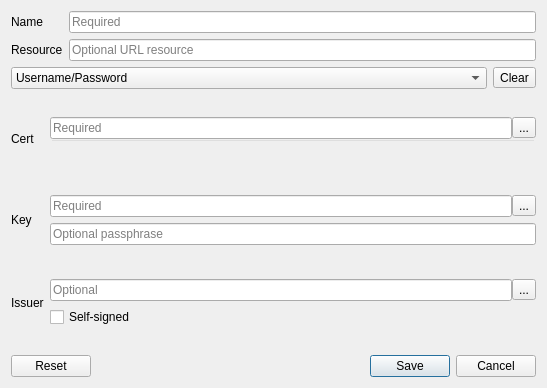
<?xml version="1.0" encoding="UTF-8"?>
<ui version="4.0">
 <class>QgsAuthConfigWidget</class>
 <widget class="QWidget" name="QgsAuthConfigWidget">
  <property name="geometry">
   <rect>
    <x>0</x>
    <y>0</y>
    <width>547</width>
    <height>388</height>
   </rect>
  </property>
  <property name="minimumSize">
   <size>
    <width>400</width>
    <height>0</height>
   </size>
  </property>
  <property name="windowTitle">
   <string>Authentication</string>
  </property>
  <layout class="QGridLayout" name="gridLayout">
   <item row="2" column="1">
    <widget class="QLineEdit" name="leResource">
     <property name="placeholderText">
      <string>Optional URL resource</string>
     </property>
    </widget>
   </item>
   <item row="0" column="1">
    <widget class="QLineEdit" name="leName">
     <property name="placeholderText">
      <string>Required</string>
     </property>
    </widget>
   </item>
   <item row="6" column="0" colspan="2">
    <widget class="QStackedWidget" name="stckwCertStore">
     <property name="currentIndex">
      <number>1</number>
     </property>
     <widget class="QWidget" name="pageBasic">
      <layout class="QGridLayout" name="gridLayout_4">
       <item row="1" column="1">
        <widget class="QLineEdit" name="leBasicPassword">
         <property name="text">
          <string/>
         </property>
         <property name="echoMode">
          <enum>QLineEdit::Password</enum>
         </property>
         <property name="placeholderText">
          <string>Optional</string>
         </property>
        </widget>
       </item>
       <item row="1" column="0">
        <widget class="QLabel" name="label_4">
         <property name="text">
          <string>Password</string>
         </property>
        </widget>
       </item>
       <item row="0" column="1">
        <widget class="QLineEdit" name="leBasicUsername">
         <property name="placeholderText">
          <string>Required</string>
         </property>
        </widget>
       </item>
       <item row="0" column="0">
        <widget class="QLabel" name="label_5">
         <property name="text">
          <string>Username</string>
         </property>
        </widget>
       </item>
       <item row="3" column="1">
        <spacer name="verticalSpacer">
         <property name="orientation">
          <enum>Qt::Vertical</enum>
         </property>
         <property name="sizeHint" stdset="0">
          <size>
           <width>20</width>
           <height>40</height>
          </size>
         </property>
        </spacer>
       </item>
       <item row="2" column="0">
        <widget class="QLabel" name="label_6">
         <property name="text">
          <string>Realm</string>
         </property>
        </widget>
       </item>
       <item row="2" column="1">
        <widget class="QLineEdit" name="leBasicRealm">
         <property name="placeholderText">
          <string>Optional</string>
         </property>
        </widget>
       </item>
      </layout>
     </widget>
     <widget class="QWidget" name="pagePkiPaths">
      <layout class="QGridLayout" name="gridLayout_2">
       <property name="leftMargin">
        <number>0</number>
       </property>
       <property name="topMargin">
        <number>0</number>
       </property>
       <property name="rightMargin">
        <number>0</number>
       </property>
       <property name="bottomMargin">
        <number>0</number>
       </property>
       <property name="verticalSpacing">
        <number>12</number>
       </property>
       <item row="3" column="0">
        <widget class="QLabel" name="lblPkiPathsCert">
         <property name="sizePolicy">
          <sizepolicy hsizetype="Maximum" vsizetype="Preferred">
           <horstretch>0</horstretch>
           <verstretch>0</verstretch>
          </sizepolicy>
         </property>
         <property name="text">
          <string>Cert</string>
         </property>
        </widget>
       </item>
       <item row="8" column="0">
        <widget class="QLabel" name="lblPkiPathsIssuer">
         <property name="sizePolicy">
          <sizepolicy hsizetype="Maximum" vsizetype="Preferred">
           <horstretch>0</horstretch>
           <verstretch>0</verstretch>
          </sizepolicy>
         </property>
         <property name="text">
          <string>Issuer</string>
         </property>
        </widget>
       </item>
       <item row="3" column="1">
        <layout class="QGridLayout" name="gridLayout_3">
         <property name="spacing">
          <number>0</number>
         </property>
         <item row="0" column="0">
          <widget class="QLineEdit" name="lePkiPathsCert">
           <property name="readOnly">
            <bool>true</bool>
           </property>
           <property name="placeholderText">
            <string>Required</string>
           </property>
          </widget>
         </item>
         <item row="0" column="1">
          <widget class="QToolButton" name="btnPkiPathsCert">
           <property name="text">
            <string>...</string>
           </property>
           <property name="popupMode">
            <enum>QToolButton::InstantPopup</enum>
           </property>
          </widget>
         </item>
         <item row="1" column="0" colspan="2">
          <widget class="QLineEdit" name="lePkiPathsMsg">
           <property name="font">
            <font>
             <italic>true</italic>
            </font>
           </property>
           <property name="styleSheet">
            <string notr="true">background-color: rgba(255, 255, 255, 0);</string>
           </property>
           <property name="readOnly">
            <bool>true</bool>
           </property>
          </widget>
         </item>
        </layout>
       </item>
       <item row="5" column="0">
        <widget class="QLabel" name="lblPkiPathsKey">
         <property name="sizePolicy">
          <sizepolicy hsizetype="Maximum" vsizetype="Preferred">
           <horstretch>0</horstretch>
           <verstretch>0</verstretch>
          </sizepolicy>
         </property>
         <property name="text">
          <string>Key</string>
         </property>
        </widget>
       </item>
       <item row="8" column="1">
        <layout class="QGridLayout" name="gridLayout_6">
         <property name="horizontalSpacing">
          <number>0</number>
         </property>
         <property name="verticalSpacing">
          <number>6</number>
         </property>
         <item row="0" column="1">
          <widget class="QToolButton" name="btnPkiPathsIssuer">
           <property name="text">
            <string>...</string>
           </property>
           <property name="popupMode">
            <enum>QToolButton::InstantPopup</enum>
           </property>
          </widget>
         </item>
         <item row="0" column="0">
          <widget class="QLineEdit" name="lePkiPathsIssuer">
           <property name="readOnly">
            <bool>true</bool>
           </property>
           <property name="placeholderText">
            <string>Optional</string>
           </property>
          </widget>
         </item>
         <item row="1" column="0">
          <widget class="QCheckBox" name="chkPkiPathsIssuerSelf">
           <property name="sizePolicy">
            <sizepolicy hsizetype="MinimumExpanding" vsizetype="Fixed">
             <horstretch>0</horstretch>
             <verstretch>0</verstretch>
            </sizepolicy>
           </property>
           <property name="text">
            <string>Self-signed</string>
           </property>
          </widget>
         </item>
        </layout>
       </item>
       <item row="5" column="1">
        <layout class="QGridLayout" name="gridLayout_5">
         <property name="horizontalSpacing">
          <number>0</number>
         </property>
         <property name="verticalSpacing">
          <number>6</number>
         </property>
         <item row="0" column="1">
          <widget class="QToolButton" name="btnPkiPathsKey">
           <property name="text">
            <string>...</string>
           </property>
           <property name="popupMode">
            <enum>QToolButton::InstantPopup</enum>
           </property>
          </widget>
         </item>
         <item row="0" column="0">
          <widget class="QLineEdit" name="lePkiPathsKey">
           <property name="readOnly">
            <bool>true</bool>
           </property>
           <property name="placeholderText">
            <string>Required</string>
           </property>
          </widget>
         </item>
         <item row="1" column="0" colspan="2">
          <widget class="QLineEdit" name="lePkiPathsIssuer_2">
           <property name="placeholderText">
            <string>Optional passphrase</string>
           </property>
          </widget>
         </item>
        </layout>
       </item>
      </layout>
     </widget>
    </widget>
   </item>
   <item row="0" column="0">
    <widget class="QLabel" name="label_2">
     <property name="text">
      <string>Name</string>
     </property>
    </widget>
   </item>
   <item row="4" column="0" colspan="2">
    <layout class="QHBoxLayout" name="horizontalLayout">
     <item>
      <widget class="QComboBox" name="cmbAuthProviderType">
       <item>
        <property name="text">
         <string>Username/Password</string>
        </property>
       </item>
       <item>
        <property name="text">
         <string>PKI Certificate</string>
        </property>
       </item>
      </widget>
     </item>
     <item>
      <widget class="QToolButton" name="bthnClear">
       <property name="text">
        <string>Clear</string>
       </property>
      </widget>
     </item>
    </layout>
   </item>
   <item row="2" column="0">
    <widget class="QLabel" name="label_3">
     <property name="text">
      <string>Resource</string>
     </property>
    </widget>
   </item>
   <item row="7" column="0" colspan="2">
    <widget class="QDialogButtonBox" name="buttonBox">
     <property name="standardButtons">
      <set>QDialogButtonBox::Cancel|QDialogButtonBox::Reset|QDialogButtonBox::Save</set>
     </property>
    </widget>
   </item>
  </layout>
 </widget>
 <resources/>
 <connections>
  <connection>
   <sender>cmbAuthProviderType</sender>
   <signal>currentIndexChanged(int)</signal>
   <receiver>stckwCertStore</receiver>
   <slot>setCurrentIndex(int)</slot>
   <hints>
    <hint type="sourcelabel">
     <x>170</x>
     <y>87</y>
    </hint>
    <hint type="destinationlabel">
     <x>523</x>
     <y>129</y>
    </hint>
   </hints>
  </connection>
 </connections>
</ui>
